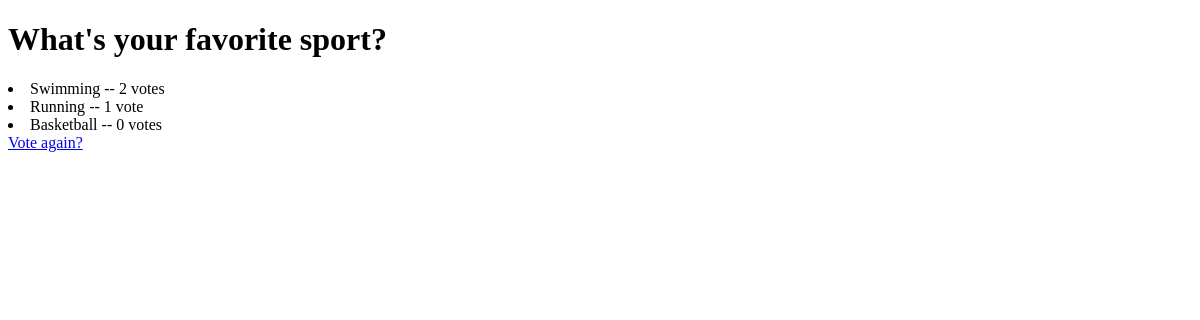
The page /polls/2/results/ on the database as committed earlier.
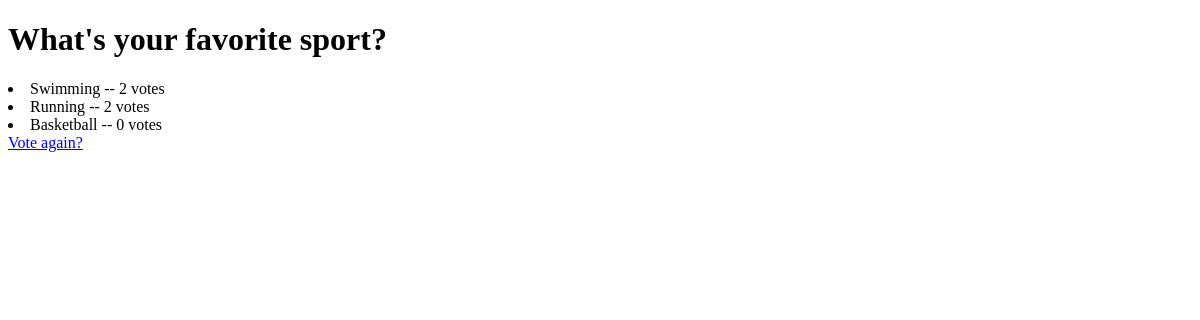
The same page on the database as committed later.
### polls/models.py (models this page shows, shortened)
class Question(models.Model):
    question_text = models.CharField(max_length=200)
    pub_date = models.DateTimeField('date published')

class Choice(models.Model):
    question = models.ForeignKey(Question, on_delete=models.CASCADE)
    choice_text = models.CharField(max_length=200)
    votes = models.IntegerField(default=0)

### polls/views.py (the view)
# urls.py: path('<int:pk>/results/', views.ResultsView.as_view(), name='results'),
class ResultsView(generic.DetailView):
    model = Question
    template_name = 'polls/results.html'

### polls/templates/polls/results.html (shortened to what this page needs)
<!DOCTYPE html>
<html lang="en">
<head>
</head>
<body>
    <h1>{{ question.question_text }}</h1>
    <u1>
        {% for choice in question.choice_set.all %}
            <li>{{ choice.choice_text }} -- {{ choice.votes }} vote{{ choice.votes | pluralize }}</li>
        {% endfor %}
    </u1>
    <a href="{% url 'polls:detail' question.id %}">Vote again?</a>
</body>
</html>

Rows that differ between the two databases and show on the page:
changed Choice "Running": votes "1" → "2"; votes|pluralize (not shown) → "s"
